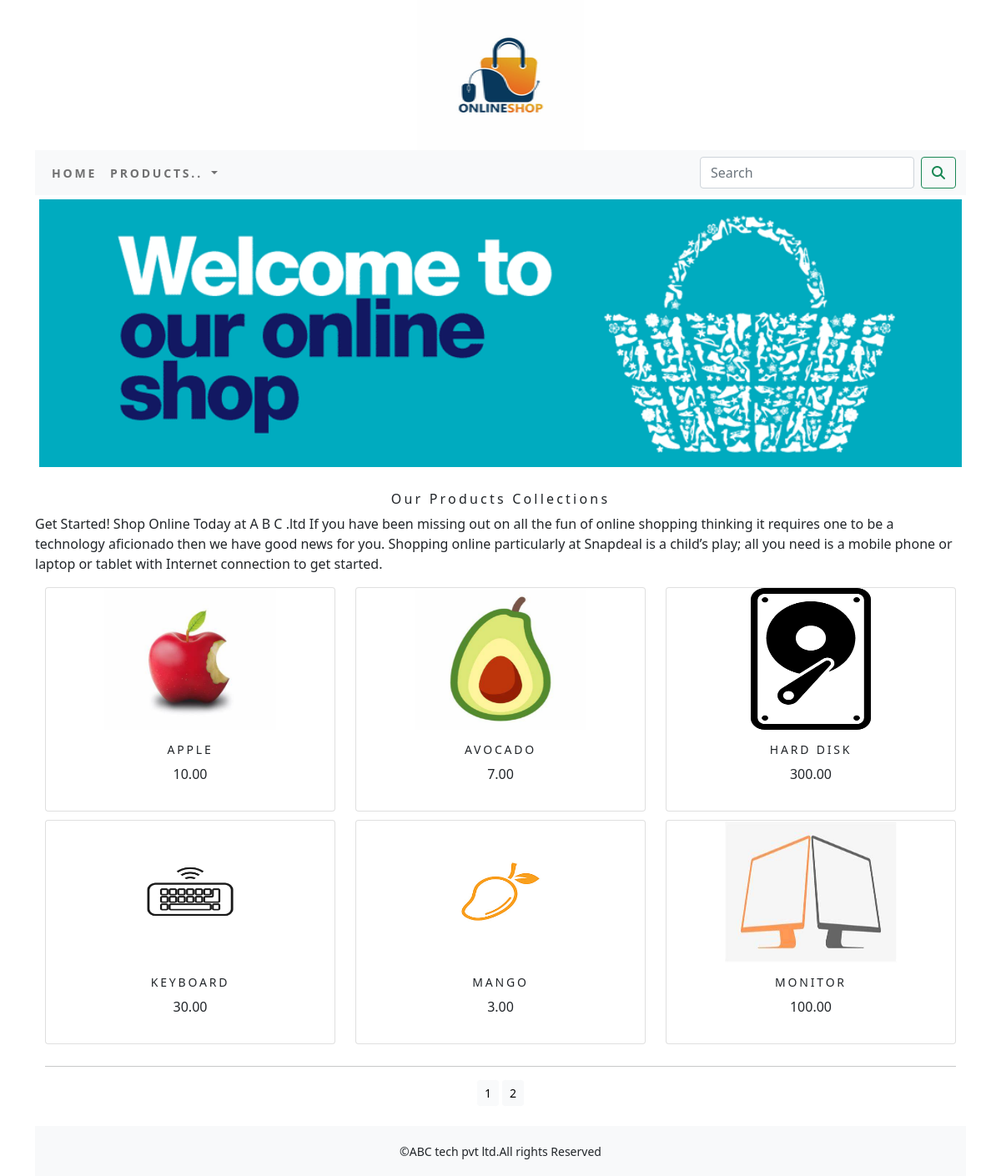
The app's page /shop/ with its own data.
### shop/models.py (models this page shows, shortened)
class Product (models.Model):
    name = models.CharField(max_length=250,unique=True)
    slug = models.SlugField(max_length=250,unique=True)
    description = models.TextField(blank=True)
    price = models.DecimalField(max_digits=10,decimal_places=2)
    category = models.ForeignKey(Category,on_delete=models.CASCADE)
    image = models.ImageField(upload_to='product',blank=True)
    stock = models.IntegerField()
    available = models.BooleanField(default=True)
    created = models.DateTimeField(auto_now_add=True)
    update = models.DateTimeField(auto_now=True)
    def get_url(self):
        return reverse('shop:prodcatdetail',args=[self.category.slug,self.slug])
    class Meta:
        ordering = ('name',)
        verbose_name = 'product'
        verbose_name_plural = 'produts'

### shop/views.py (the view)
# urls.py: path('',views.allprodcat,name='allprodcat'),
def allprodcat(request,c_slug=None):
    c_page = None
    products_list= None
    if c_slug!=None:
        c_page=get_object_or_404(Category,slug=c_slug)
        products_list= Product.objects.all().filter(category=c_page,available=True)
    else:
        products_list = Product.objects.all().filter(available=True)
    paginator=Paginator(products_list,6)
    try:
        page=int(request.GET.get('page','1'))
    except:
        page=1
    try:
        products=paginator.page(page)
    except(EmptyPage,InvalidPage):
          products=paginator.page(paginator.num_pages)
    return render(request,"category.html",{'category': c_page,'products': products})

### cart/context_processors.py (called while the page is built)
def counter(request):
    item_count=0
    if 'admin' in request.path:
        return {}
    else:
        try:
            cart=Cart.objects.filter(cart_id=_cart_id(request))
            cart_items=CartItem.objects.all().filter(cart=cart[:1])
            for cart_item in cart_items:
                item_count += cart_item.quantity
        except cart.DoesNotExist:
            item_count=0
    return dict(item_count=item_count)

### cart/views.py (called while the page is built)
def _cart_id(request):
    cart = request.session.session_key
    if not cart:
        cart = request.session.create()
    return cart

### shop/context_processors.py (called while the page is built)
def menu_links(request):
    links=Category.objects.all()
    return dict(links=links)

### shop/models.py (called while the page is built)
    def get_url(self):
            return reverse('shop:products_by_category',args=[self.slug])

### templates/category.html (shortened to what this page needs)
{% extends 'base.html' %}
{% load static %}
{% block content %}
<div class="mx_auto">
    {% if category %}
    <img class="my_logo" src="{{category.image.url}} "alt="{{category.name}}">
</div>
<br>
<div>
    <h1 class="text-center my_title">{{category.name}}</h1>
    <p class="text-justify">{{category.description}}</p>
</div>
{% else %}
<div>
    <center><img class="my_banner my_image_padding" src="{% static 'img/banner.png' %}"alt="Our Products"></center>
</div>
<br>
<div>
    <h1 class="text-center my_title">Our Products Collections</h1>
    <p class="text-justify">Get Started! Shop Online Today at A B C .ltd If you have been missing out on all the fun of online shopping thinking it requires one to be a technology aficionado then we have good news for you. Shopping online particularly at Snapdeal is a child’s play; all you need is a mobile phone or laptop or tablet with Internet connection to get started.</p>
</div>
{% endif %}
<div class="container">
    <div class="row mx_auto">
        {% for product in products.object_list %}
        <div class="my_bottom_margin col-12 col-sm-12 col-md-4  col-lg-4">
            <div class="card text-center"style="min-width:10rem;">
                <a href="{{product.get_url}}"><img class="card-img-top my_image" src="{{product.image.url}}"alt="{{product.name}}"style="width:206px;height:170px;"></a>
            <div class="card-body">
                <h4>{{product.name}}</h4>
                <p>{{product.price}}</p>
            </div>
            </div>
        </div>
        {% endfor %}
    </div>
    <div class="mx-auto">
        {% if products.paginator.num_pages > 1 %}
        <hr>
        <div class="text-center">
            {% for pg in products.paginator.page_range %}
                <a href="?page={{pg}}"class="btn btn-light btn-sm{% if products.number == pg %} active {% endif %}">{{pg}}</a>
            {% endfor %}
        </div>
        {% endif %}
    </div>
    <br>
</div>
{% endblock %}

### templates/base.html (shortened to what this page needs)
{% load static %}
<!DOCTYPE html>
<html lang="en">
<head>
        <link rel="stylesheet" href="{% static 'css/custom.css' %}">
        <link href="{% static 'css/bootstrap.min.css' %}" rel="stylesheet">
</head>
<body>
<div  class="container">
{% include 'header.html' %}
{% include 'navbar.html' %}
{%  block content %}
{% endblock %}
    </div>
{% include 'footer.html' %}
</body>
</html>

### templates/header.html
{% load static %}
<header>
    <center>
       <a href="{% url 'shop:allprodcat' %}"></a> <img src="{% static 'img/logo.png' %}"alt="logoimage" style="width:200px;height:180px;">
    </center>
</header>

### templates/navbar.html (shortened to what this page needs)
<nav class="navbar navbar-expand-lg navbar-light bg-light">
  <div class="container-fluid">
    <div class="collapse navbar-collapse" id="navbarSupportedContent">
      <ul class="navbar-nav me-auto mb-2 mb-lg-0">
        <li class="nav-item">
          <a class="nav-link" href="#"><b>HOME</b></a>
        </li>
        <li class="nav-item dropdown {% if 'shop' in request.path %}active{% endif %}">
          <a class="nav-link dropdown-toggle" href="#" id="navbarDropdown" role="button" data-bs-toggle="dropdown" aria-expanded="false">
            <b>ProDuctS..</b>
          </a>
        </li>
      </ul>
      <form class="d-flex"action="{% url 'search_app:SearchResult' %}"method="get">
        <input class="form-control me-2" type="search" placeholder="Search" name="q" aria-label="Search">
        <button class="btn btn-outline-success" type="submit"><i class="fa fa-search"></i></button>
      </form>
    </div>
  </div>
</nav>

### templates/footer.html
<div class="footer navbar-fixed-bottom my_footer">
    <p class="text-center">&copy;ABC tech pvt ltd.All rights Reserved</p>
</div>

### static/css/custom.css (style rules this page uses)
body { font-family: 'Roboto', sans-serif; }
.nav-item { letter-spacing : .2em; font-size :14px; text-transform :uppercase; }
.my_footer { background-color:#f8f9fa; height:60px; }
.my_footer p { padding-top:20px; font-size:14px; }
.my_banner { width:100%; height:auto; }
.my_image { width:auto%; height:auto%; }
.my_title { font-size:16px; text_transform:uppercase; letter-spacing:.2em; }
.my_image_padding { padding:5px; }
.my_bottom_margin { margin-bottom:10px; }
.card-body h4 { font-size:14px; text-transform:uppercase; letter-spacing:.2em }

### records on screen
Product: image (picture), name "APPLE", price "10.00"
Product: image (picture), name "AVOCADO", price "7.00"
Product: image (picture), name "HARD DISK", price "300.00"
Product: image (picture), name "KEYBOARD", price "30.00"
Product: image (picture), name "MANGO", price "3.00"
Product: image (picture), name "MONITOR", price "100.00"

### other values on screen
{{ pg }} "1" "2"
